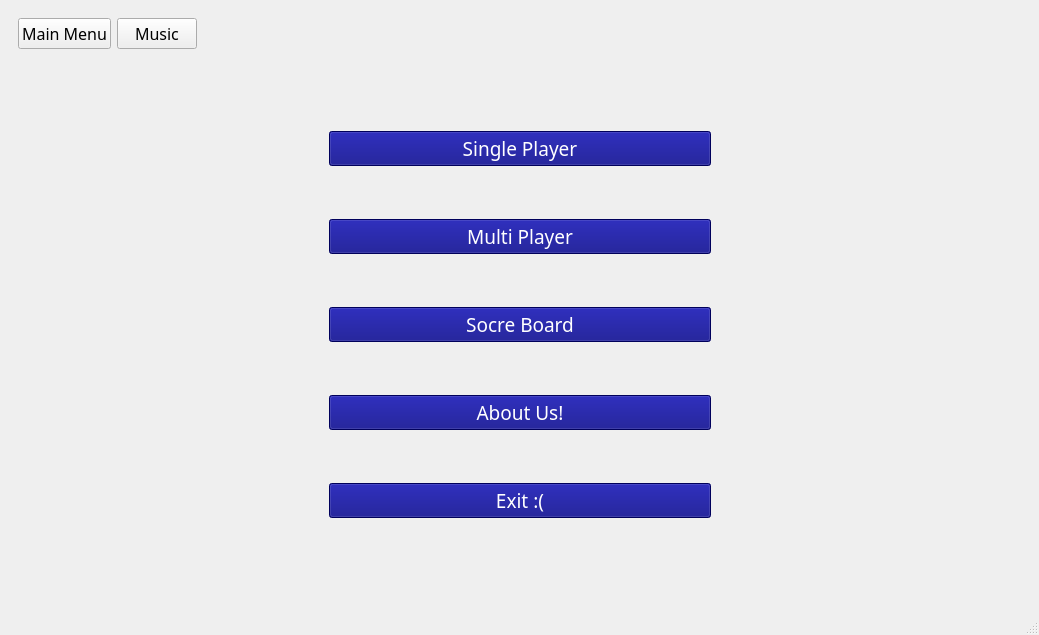
<?xml version="1.0" encoding="UTF-8"?>
<ui version="4.0">
 <class>MainWindow</class>
 <widget class="QMainWindow" name="MainWindow">
  <property name="geometry">
   <rect>
    <x>0</x>
    <y>0</y>
    <width>1039</width>
    <height>635</height>
   </rect>
  </property>
  <property name="maximumSize">
   <size>
    <width>16777215</width>
    <height>16777215</height>
   </size>
  </property>
  <property name="windowTitle">
   <string>Quse 1.0</string>
  </property>
  <property name="styleSheet">
   <string notr="true">background-image: url(:/Images/Resources/Untitled-2.jpg);</string>
  </property>
  <widget class="QWidget" name="widget_effect1">
   <layout class="QVBoxLayout" name="verticalLayout">
    <item>
     <widget class="QStackedWidget" name="main_stacked_widget">
      <property name="font">
       <font>
        <pointsize>12</pointsize>
       </font>
      </property>
      <property name="cursor">
       <cursorShape>ArrowCursor</cursorShape>
      </property>
      <property name="currentIndex">
       <number>0</number>
      </property>
      <widget class="QWidget" name="menu_widget">
       <layout class="QVBoxLayout" name="verticalLayout_3">
        <item>
         <layout class="QHBoxLayout" name="horizontalLayout_2">
          <item>
           <widget class="QPushButton" name="btnBack2">
            <property name="font">
             <font>
              <family>B Nazanin</family>
              <pointsize>12</pointsize>
             </font>
            </property>
            <property name="cursor">
             <cursorShape>PointingHandCursor</cursorShape>
            </property>
            <property name="styleSheet">
             <string notr="true"/>
            </property>
            <property name="text">
             <string>Main Menu</string>
            </property>
           </widget>
          </item>
          <item>
           <widget class="QPushButton" name="pushButton_2">
            <property name="font">
             <font>
              <family>B Nazanin</family>
              <pointsize>12</pointsize>
              <weight>50</weight>
              <bold>false</bold>
             </font>
            </property>
            <property name="text">
             <string>Music</string>
            </property>
           </widget>
          </item>
          <item>
           <spacer name="horizontalSpacer_3">
            <property name="orientation">
             <enum>Qt::Horizontal</enum>
            </property>
            <property name="sizeHint" stdset="0">
             <size>
              <width>40</width>
              <height>20</height>
             </size>
            </property>
           </spacer>
          </item>
         </layout>
        </item>
        <item>
         <spacer name="verticalSpacer_3">
          <property name="orientation">
           <enum>Qt::Vertical</enum>
          </property>
          <property name="sizeHint" stdset="0">
           <size>
            <width>20</width>
            <height>237</height>
           </size>
          </property>
         </spacer>
        </item>
        <item>
         <layout class="QHBoxLayout" name="horizontalLayout_7">
          <item>
           <spacer name="horizontalSpacer_5">
            <property name="orientation">
             <enum>Qt::Horizontal</enum>
            </property>
            <property name="sizeHint" stdset="0">
             <size>
              <width>40</width>
              <height>20</height>
             </size>
            </property>
           </spacer>
          </item>
          <item>
           <widget class="QStackedWidget" name="menu_stackedWidget">
            <property name="minimumSize">
             <size>
              <width>400</width>
              <height>500</height>
             </size>
            </property>
            <property name="font">
             <font>
              <family>B Nazanin</family>
              <pointsize>14</pointsize>
             </font>
            </property>
            <property name="styleSheet">
             <string notr="true"/>
            </property>
            <property name="currentIndex">
             <number>0</number>
            </property>
            <widget class="QWidget" name="menu_page_in_stacked">
             <layout class="QVBoxLayout" name="verticalLayout_8">
              <item>
               <widget class="QPushButton" name="btnSingle">
                <property name="font">
                 <font>
                  <family>B Nazanin</family>
                  <pointsize>14</pointsize>
                 </font>
                </property>
                <property name="styleSheet">
                 <string notr="true">color: rgb(255, 255, 255);
background-color: rgb(0, 0, 127);</string>
                </property>
                <property name="text">
                 <string>Single Player</string>
                </property>
               </widget>
              </item>
              <item>
               <widget class="QPushButton" name="btnMulti">
                <property name="font">
                 <font>
                  <family>B Nazanin</family>
                  <pointsize>14</pointsize>
                 </font>
                </property>
                <property name="styleSheet">
                 <string notr="true">color: rgb(255, 255, 255);
background-color: rgb(0, 0, 127);</string>
                </property>
                <property name="text">
                 <string>Multi Player</string>
                </property>
               </widget>
              </item>
              <item>
               <widget class="QPushButton" name="btnScoreBoard">
                <property name="font">
                 <font>
                  <family>B Nazanin</family>
                  <pointsize>14</pointsize>
                 </font>
                </property>
                <property name="styleSheet">
                 <string notr="true">color: rgb(255, 255, 255);
background-color: rgb(0, 0, 127);</string>
                </property>
                <property name="text">
                 <string>Socre Board</string>
                </property>
               </widget>
              </item>
              <item>
               <widget class="QPushButton" name="btnAbout">
                <property name="font">
                 <font>
                  <family>B Nazanin</family>
                  <pointsize>14</pointsize>
                 </font>
                </property>
                <property name="styleSheet">
                 <string notr="true">color: rgb(255, 255, 255);
background-color: rgb(0, 0, 127);</string>
                </property>
                <property name="text">
                 <string>About Us!</string>
                </property>
               </widget>
              </item>
              <item>
               <widget class="QPushButton" name="btnExit">
                <property name="font">
                 <font>
                  <family>B Nazanin</family>
                  <pointsize>14</pointsize>
                 </font>
                </property>
                <property name="autoFillBackground">
                 <bool>false</bool>
                </property>
                <property name="styleSheet">
                 <string notr="true">color: rgb(255, 255, 255);
background-color: rgb(0, 0, 127);</string>
                </property>
                <property name="text">
                 <string>Exit :(</string>
                </property>
               </widget>
              </item>
             </layout>
            </widget>
            <widget class="QWidget" name="one_player_menu_page">
             <widget class="QWidget" name="layoutWidget">
              <property name="geometry">
               <rect>
                <x>11</x>
                <y>11</y>
                <width>358</width>
                <height>203</height>
               </rect>
              </property>
              <layout class="QVBoxLayout" name="verticalLayout_4">
               <item>
                <layout class="QHBoxLayout" name="horizontalLayout_6">
                 <item>
                  <layout class="QVBoxLayout" name="verticalLayout_2">
                   <item>
                    <layout class="QHBoxLayout" name="horizontalLayout_4">
                     <item>
                      <widget class="QLabel" name="lblName">
                       <property name="font">
                        <font>
                         <family>B Nazanin</family>
                         <pointsize>14</pointsize>
                        </font>
                       </property>
                       <property name="styleSheet">
                        <string notr="true"/>
                       </property>
                       <property name="text">
                        <string>Your Name:</string>
                       </property>
                      </widget>
                     </item>
                     <item>
                      <widget class="QLineEdit" name="txtName">
                       <property name="font">
                        <font>
                         <pointsize>14</pointsize>
                        </font>
                       </property>
                       <property name="text">
                        <string>player</string>
                       </property>
                      </widget>
                     </item>
                    </layout>
                   </item>
                   <item>
                    <widget class="QPushButton" name="btnStartSingle">
                     <property name="font">
                      <font>
                       <family>B Nazanin</family>
                       <pointsize>14</pointsize>
                      </font>
                     </property>
                     <property name="text">
                      <string>Start</string>
                     </property>
                    </widget>
                   </item>
                  </layout>
                 </item>
                </layout>
               </item>
              </layout>
             </widget>
            </widget>
            <widget class="QWidget" name="two_player_page">
             <layout class="QVBoxLayout" name="verticalLayout_9">
              <item>
               <layout class="QHBoxLayout" name="horizontalLayout_8"/>
              </item>
              <item>
               <layout class="QHBoxLayout" name="horizontalLayout_9">
                <item>
                 <widget class="QLabel" name="lblNameFirst">
                  <property name="font">
                   <font>
                    <family>B Nazanin</family>
                    <pointsize>12</pointsize>
                   </font>
                  </property>
                  <property name="styleSheet">
                   <string notr="true"/>
                  </property>
                  <property name="text">
                   <string>First Playe Name:</string>
                  </property>
                 </widget>
                </item>
                <item>
                 <widget class="QLineEdit" name="txtNameFirst">
                  <property name="minimumSize">
                   <size>
                    <width>0</width>
                    <height>50</height>
                   </size>
                  </property>
                  <property name="maximumSize">
                   <size>
                    <width>16777215</width>
                    <height>50</height>
                   </size>
                  </property>
                  <property name="font">
                   <font>
                    <family>B Nazanin</family>
                    <pointsize>14</pointsize>
                   </font>
                  </property>
                  <property name="text">
                   <string>player one</string>
                  </property>
                 </widget>
                </item>
               </layout>
              </item>
              <item>
               <spacer name="verticalSpacer_5">
                <property name="orientation">
                 <enum>Qt::Vertical</enum>
                </property>
                <property name="sizeHint" stdset="0">
                 <size>
                  <width>20</width>
                  <height>60</height>
                 </size>
                </property>
               </spacer>
              </item>
              <item>
               <layout class="QHBoxLayout" name="horizontalLayout_10"/>
              </item>
              <item>
               <layout class="QHBoxLayout" name="horizontalLayout_11">
                <item>
                 <widget class="QLabel" name="lblNameSecond">
                  <property name="font">
                   <font>
                    <family>B Nazanin</family>
                    <pointsize>12</pointsize>
                   </font>
                  </property>
                  <property name="styleSheet">
                   <string notr="true"/>
                  </property>
                  <property name="text">
                   <string>Second Playe Name:</string>
                  </property>
                 </widget>
                </item>
                <item>
                 <widget class="QLineEdit" name="txtNameSecond">
                  <property name="minimumSize">
                   <size>
                    <width>0</width>
                    <height>50</height>
                   </size>
                  </property>
                  <property name="font">
                   <font>
                    <family>B Nazanin</family>
                    <pointsize>14</pointsize>
                   </font>
                  </property>
                  <property name="text">
                   <string>player two</string>
                  </property>
                 </widget>
                </item>
               </layout>
              </item>
              <item>
               <spacer name="verticalSpacer_6">
                <property name="orientation">
                 <enum>Qt::Vertical</enum>
                </property>
                <property name="sizeHint" stdset="0">
                 <size>
                  <width>20</width>
                  <height>60</height>
                 </size>
                </property>
               </spacer>
              </item>
              <item>
               <layout class="QHBoxLayout" name="horizontalLayout_12"/>
              </item>
              <item>
               <widget class="QPushButton" name="btnStartMulti">
                <property name="font">
                 <font>
                  <family>B Nazanin</family>
                  <pointsize>14</pointsize>
                 </font>
                </property>
                <property name="text">
                 <string>Start</string>
                </property>
               </widget>
              </item>
             </layout>
            </widget>
           </widget>
          </item>
          <item>
           <spacer name="horizontalSpacer_4">
            <property name="orientation">
             <enum>Qt::Horizontal</enum>
            </property>
            <property name="sizeHint" stdset="0">
             <size>
              <width>40</width>
              <height>20</height>
             </size>
            </property>
           </spacer>
          </item>
         </layout>
        </item>
        <item>
         <spacer name="verticalSpacer_4">
          <property name="orientation">
           <enum>Qt::Vertical</enum>
          </property>
          <property name="sizeHint" stdset="0">
           <size>
            <width>20</width>
            <height>237</height>
           </size>
          </property>
         </spacer>
        </item>
       </layout>
      </widget>
      <widget class="QWidget" name="wait_page">
       <layout class="QVBoxLayout" name="verticalLayout_13">
        <item>
         <widget class="QLabel" name="wait_label">
          <property name="font">
           <font>
            <pointsize>20</pointsize>
            <weight>75</weight>
            <bold>true</bold>
           </font>
          </property>
          <property name="cursor">
           <cursorShape>BusyCursor</cursorShape>
          </property>
          <property name="layoutDirection">
           <enum>Qt::LeftToRight</enum>
          </property>
          <property name="styleSheet">
           <string notr="true"/>
          </property>
          <property name="text">
           <string>Please wait</string>
          </property>
          <property name="alignment">
           <set>Qt::AlignCenter</set>
          </property>
         </widget>
        </item>
       </layout>
      </widget>
      <widget class="QWidget" name="selectCategory_page">
       <layout class="QVBoxLayout" name="verticalLayout_5">
        <item>
         <layout class="QHBoxLayout" name="horizontalLayout_3">
          <item>
           <spacer name="horizontalSpacer_10">
            <property name="orientation">
             <enum>Qt::Horizontal</enum>
            </property>
            <property name="sizeHint" stdset="0">
             <size>
              <width>40</width>
              <height>20</height>
             </size>
            </property>
           </spacer>
          </item>
          <item>
           <widget class="QLabel" name="playerNameCategorylabel">
            <property name="font">
             <font>
              <pointsize>24</pointsize>
              <weight>75</weight>
              <bold>true</bold>
             </font>
            </property>
            <property name="text">
             <string/>
            </property>
            <property name="alignment">
             <set>Qt::AlignCenter</set>
            </property>
           </widget>
          </item>
          <item>
           <spacer name="horizontalSpacer_9">
            <property name="orientation">
             <enum>Qt::Horizontal</enum>
            </property>
            <property name="sizeHint" stdset="0">
             <size>
              <width>40</width>
              <height>20</height>
             </size>
            </property>
           </spacer>
          </item>
         </layout>
        </item>
        <item>
         <layout class="QHBoxLayout" name="horizontalLayout_13">
          <item>
           <spacer name="horizontalSpacer_6">
            <property name="orientation">
             <enum>Qt::Horizontal</enum>
            </property>
            <property name="sizeHint" stdset="0">
             <size>
              <width>40</width>
              <height>20</height>
             </size>
            </property>
           </spacer>
          </item>
          <item>
           <widget class="QScrollArea" name="category_scrol_area">
            <property name="minimumSize">
             <size>
              <width>750</width>
              <height>0</height>
             </size>
            </property>
            <property name="widgetResizable">
             <bool>true</bool>
            </property>
            <widget class="QWidget" name="scrollAreaWidgetContents">
             <property name="geometry">
              <rect>
               <x>0</x>
               <y>0</y>
               <width>748</width>
               <height>526</height>
              </rect>
             </property>
            </widget>
           </widget>
          </item>
          <item>
           <spacer name="horizontalSpacer_7">
            <property name="orientation">
             <enum>Qt::Horizontal</enum>
            </property>
            <property name="sizeHint" stdset="0">
             <size>
              <width>40</width>
              <height>20</height>
             </size>
            </property>
           </spacer>
          </item>
         </layout>
        </item>
       </layout>
      </widget>
      <widget class="QWidget" name="question_page">
       <layout class="QVBoxLayout" name="verticalLayout_7">
        <item>
         <spacer name="verticalSpacer">
          <property name="orientation">
           <enum>Qt::Vertical</enum>
          </property>
          <property name="sizeHint" stdset="0">
           <size>
            <width>20</width>
            <height>222</height>
           </size>
          </property>
         </spacer>
        </item>
        <item>
         <layout class="QHBoxLayout" name="horizontalLayout_5">
          <item>
           <spacer name="horizontalSpacer_11">
            <property name="orientation">
             <enum>Qt::Horizontal</enum>
            </property>
            <property name="sizeHint" stdset="0">
             <size>
              <width>40</width>
              <height>20</height>
             </size>
            </property>
           </spacer>
          </item>
          <item>
           <widget class="QLabel" name="playerNameQuestionLabel">
            <property name="font">
             <font>
              <pointsize>25</pointsize>
              <weight>75</weight>
              <bold>true</bold>
             </font>
            </property>
            <property name="text">
             <string/>
            </property>
           </widget>
          </item>
          <item>
           <spacer name="horizontalSpacer_12">
            <property name="orientation">
             <enum>Qt::Horizontal</enum>
            </property>
            <property name="sizeHint" stdset="0">
             <size>
              <width>40</width>
              <height>20</height>
             </size>
            </property>
           </spacer>
          </item>
         </layout>
        </item>
        <item>
         <layout class="QHBoxLayout" name="horizontalLayout_14"/>
        </item>
        <item>
         <layout class="QHBoxLayout" name="horizontalLayout">
          <item>
           <spacer name="horizontalSpacer">
            <property name="orientation">
             <enum>Qt::Horizontal</enum>
            </property>
            <property name="sizeHint" stdset="0">
             <size>
              <width>40</width>
              <height>20</height>
             </size>
            </property>
           </spacer>
          </item>
          <item>
           <widget class="QWidget" name="widget" native="true">
            <property name="minimumSize">
             <size>
              <width>750</width>
              <height>0</height>
             </size>
            </property>
            <property name="styleSheet">
             <string notr="true">background-color: rgb(255, 255, 255);</string>
            </property>
            <layout class="QVBoxLayout" name="verticalLayout_6">
             <item>
              <layout class="QVBoxLayout" name="answers_layout">
               <item>
                <widget class="QTextEdit" name="question_label">
                 <property name="maximumSize">
                  <size>
                   <width>16777215</width>
                   <height>16777215</height>
                  </size>
                 </property>
                 <property name="font">
                  <font>
                   <pointsize>14</pointsize>
                  </font>
                 </property>
                 <property name="readOnly">
                  <bool>true</bool>
                 </property>
                 <property name="html">
                  <string notr="true">&lt;!DOCTYPE HTML PUBLIC &quot;-//W3C//DTD HTML 4.0//EN&quot; &quot;http://www.w3.org/TR/REC-html40/strict.dtd&quot;&gt;
&lt;html&gt;&lt;head&gt;&lt;meta name=&quot;qrichtext&quot; content=&quot;1&quot; /&gt;&lt;style type=&quot;text/css&quot;&gt;
p, li { white-space: pre-wrap; }
&lt;/style&gt;&lt;/head&gt;&lt;body style=&quot; font-family:'MS Shell Dlg 2'; font-size:14pt; font-weight:400; font-style:normal;&quot;&gt;
&lt;p style=&quot;-qt-paragraph-type:empty; margin-top:0px; margin-bottom:0px; margin-left:0px; margin-right:0px; -qt-block-indent:0; text-indent:0px; font-family:'Ubuntu Medium'; font-size:10pt;&quot;&gt;&lt;br /&gt;&lt;/p&gt;&lt;/body&gt;&lt;/html&gt;</string>
                 </property>
                </widget>
               </item>
               <item>
                <widget class="QRadioButton" name="answer1_radioButton">
                 <property name="font">
                  <font>
                   <pointsize>14</pointsize>
                  </font>
                 </property>
                 <property name="cursor">
                  <cursorShape>PointingHandCursor</cursorShape>
                 </property>
                 <property name="styleSheet">
                  <string notr="true"/>
                 </property>
                 <property name="text">
                  <string>RadioButton</string>
                 </property>
                </widget>
               </item>
               <item>
                <widget class="QRadioButton" name="answer2_radioButton">
                 <property name="font">
                  <font>
                   <pointsize>14</pointsize>
                  </font>
                 </property>
                 <property name="cursor">
                  <cursorShape>PointingHandCursor</cursorShape>
                 </property>
                 <property name="styleSheet">
                  <string notr="true"/>
                 </property>
                 <property name="text">
                  <string>RadioButton</string>
                 </property>
                </widget>
               </item>
               <item>
                <widget class="QRadioButton" name="answer3_radioButton">
                 <property name="font">
                  <font>
                   <pointsize>14</pointsize>
                  </font>
                 </property>
                 <property name="cursor">
                  <cursorShape>PointingHandCursor</cursorShape>
                 </property>
                 <property name="styleSheet">
                  <string notr="true"/>
                 </property>
                 <property name="text">
                  <string>RadioButton</string>
                 </property>
                </widget>
               </item>
               <item>
                <widget class="QRadioButton" name="answer4_radioButton">
                 <property name="font">
                  <font>
                   <pointsize>14</pointsize>
                  </font>
                 </property>
                 <property name="cursor">
                  <cursorShape>PointingHandCursor</cursorShape>
                 </property>
                 <property name="styleSheet">
                  <string notr="true"/>
                 </property>
                 <property name="text">
                  <string>RadioButton</string>
                 </property>
                </widget>
               </item>
              </layout>
             </item>
             <item>
              <widget class="QPushButton" name="pushButton">
               <property name="font">
                <font>
                 <pointsize>14</pointsize>
                </font>
               </property>
               <property name="cursor">
                <cursorShape>PointingHandCursor</cursorShape>
               </property>
               <property name="text">
                <string>confirm</string>
               </property>
              </widget>
             </item>
            </layout>
           </widget>
          </item>
          <item>
           <spacer name="horizontalSpacer_2">
            <property name="orientation">
             <enum>Qt::Horizontal</enum>
            </property>
            <property name="sizeHint" stdset="0">
             <size>
              <width>40</width>
              <height>20</height>
             </size>
            </property>
           </spacer>
          </item>
         </layout>
        </item>
        <item>
         <spacer name="verticalSpacer_2">
          <property name="orientation">
           <enum>Qt::Vertical</enum>
          </property>
          <property name="sizeHint" stdset="0">
           <size>
            <width>20</width>
            <height>221</height>
           </size>
          </property>
         </spacer>
        </item>
       </layout>
      </widget>
      <widget class="QWidget" name="page">
       <layout class="QVBoxLayout" name="verticalLayout_12">
        <item>
         <layout class="QHBoxLayout" name="horizontalLayout_15">
          <item>
           <spacer name="horizontalSpacer_16">
            <property name="orientation">
             <enum>Qt::Horizontal</enum>
            </property>
            <property name="sizeHint" stdset="0">
             <size>
              <width>40</width>
              <height>20</height>
             </size>
            </property>
           </spacer>
          </item>
          <item>
           <widget class="QLabel" name="playerNameDifficalyLabel">
            <property name="minimumSize">
             <size>
              <width>200</width>
              <height>0</height>
             </size>
            </property>
            <property name="font">
             <font>
              <pointsize>25</pointsize>
              <weight>75</weight>
              <bold>true</bold>
             </font>
            </property>
            <property name="text">
             <string/>
            </property>
           </widget>
          </item>
          <item>
           <spacer name="horizontalSpacer_17">
            <property name="orientation">
             <enum>Qt::Horizontal</enum>
            </property>
            <property name="sizeHint" stdset="0">
             <size>
              <width>40</width>
              <height>20</height>
             </size>
            </property>
           </spacer>
          </item>
         </layout>
        </item>
        <item>
         <layout class="QHBoxLayout" name="horizontalLayout_16">
          <item>
           <spacer name="horizontalSpacer_14">
            <property name="orientation">
             <enum>Qt::Horizontal</enum>
            </property>
            <property name="sizeHint" stdset="0">
             <size>
              <width>40</width>
              <height>20</height>
             </size>
            </property>
           </spacer>
          </item>
          <item>
           <widget class="QLabel" name="diffcaly_label">
            <property name="font">
             <font>
              <pointsize>20</pointsize>
             </font>
            </property>
            <property name="text">
             <string>difficulty</string>
            </property>
           </widget>
          </item>
          <item>
           <spacer name="horizontalSpacer_15">
            <property name="orientation">
             <enum>Qt::Horizontal</enum>
            </property>
            <property name="sizeHint" stdset="0">
             <size>
              <width>40</width>
              <height>20</height>
             </size>
            </property>
           </spacer>
          </item>
         </layout>
        </item>
        <item>
         <layout class="QHBoxLayout" name="horizontalLayout_17">
          <item>
           <spacer name="horizontalSpacer_8">
            <property name="orientation">
             <enum>Qt::Horizontal</enum>
            </property>
            <property name="sizeHint" stdset="0">
             <size>
              <width>40</width>
              <height>20</height>
             </size>
            </property>
           </spacer>
          </item>
          <item>
           <layout class="QVBoxLayout" name="verticalLayout_11">
            <item>
             <widget class="QPushButton" name="easy_pushButton">
              <property name="minimumSize">
               <size>
                <width>211</width>
                <height>0</height>
               </size>
              </property>
              <property name="font">
               <font>
                <pointsize>14</pointsize>
               </font>
              </property>
              <property name="text">
               <string>easy</string>
              </property>
             </widget>
            </item>
            <item>
             <widget class="QPushButton" name="medium_pushButton">
              <property name="minimumSize">
               <size>
                <width>211</width>
                <height>0</height>
               </size>
              </property>
              <property name="font">
               <font>
                <pointsize>14</pointsize>
               </font>
              </property>
              <property name="text">
               <string>medium</string>
              </property>
             </widget>
            </item>
            <item>
             <widget class="QPushButton" name="hard_pushButton">
              <property name="minimumSize">
               <size>
                <width>211</width>
                <height>0</height>
               </size>
              </property>
              <property name="font">
               <font>
                <pointsize>14</pointsize>
               </font>
              </property>
              <property name="text">
               <string>hard</string>
              </property>
             </widget>
            </item>
           </layout>
          </item>
          <item>
           <spacer name="horizontalSpacer_13">
            <property name="orientation">
             <enum>Qt::Horizontal</enum>
            </property>
            <property name="sizeHint" stdset="0">
             <size>
              <width>40</width>
              <height>20</height>
             </size>
            </property>
           </spacer>
          </item>
         </layout>
        </item>
        <item>
         <spacer name="verticalSpacer_7">
          <property name="orientation">
           <enum>Qt::Vertical</enum>
          </property>
          <property name="sizeHint" stdset="0">
           <size>
            <width>20</width>
            <height>314</height>
           </size>
          </property>
         </spacer>
        </item>
       </layout>
      </widget>
      <widget class="QWidget" name="page_2">
       <layout class="QVBoxLayout" name="verticalLayout_10">
        <item>
         <widget class="QPushButton" name="btnBack2_2">
          <property name="font">
           <font>
            <family>B Nazanin</family>
            <pointsize>14</pointsize>
           </font>
          </property>
          <property name="cursor">
           <cursorShape>PointingHandCursor</cursorShape>
          </property>
          <property name="styleSheet">
           <string notr="true"/>
          </property>
          <property name="text">
           <string>Main Menu</string>
          </property>
         </widget>
        </item>
        <item>
         <widget class="QScrollArea" name="score_scrollArea">
          <property name="font">
           <font>
            <pointsize>12</pointsize>
           </font>
          </property>
          <property name="widgetResizable">
           <bool>true</bool>
          </property>
          <widget class="QWidget" name="scrollAreaWidgetContents_2">
           <property name="geometry">
            <rect>
             <x>0</x>
             <y>0</y>
             <width>1001</width>
             <height>531</height>
            </rect>
           </property>
          </widget>
         </widget>
        </item>
       </layout>
      </widget>
     </widget>
    </item>
   </layout>
  </widget>
  <widget class="QStatusBar" name="statusbar"/>
 </widget>
 <resources/>
 <connections/>
</ui>
